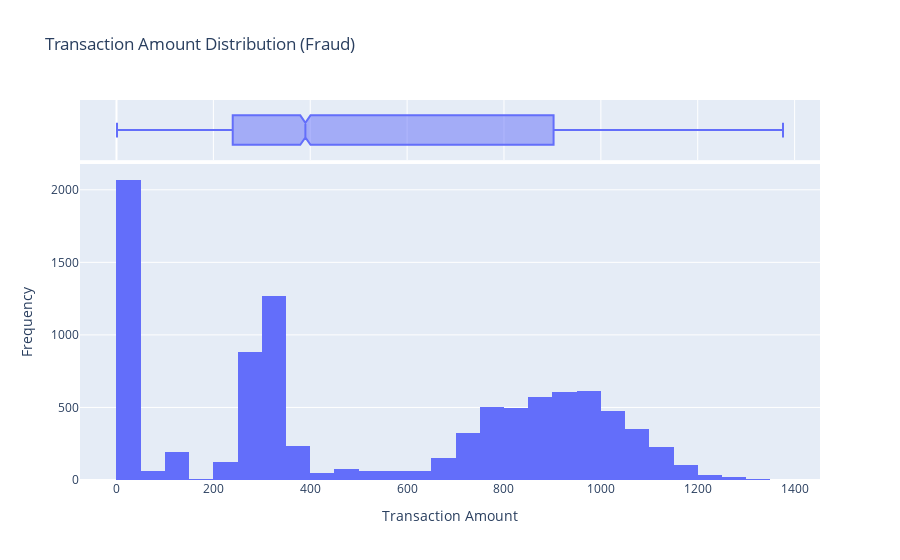

Source (notebook cell):
### Markdown cell above
* **Transaction Patterns**

### Code cell
import plotly.express as px

# Histogram of transaction amounts for fraud transactions
fig1 = px.histogram(fraud_data, x='amt', nbins=50, marginal='box', title="Transaction Amount Distribution (Fraud)")
fig1.update_layout(xaxis_title="Transaction Amount", yaxis_title="Frequency")
fig1.show()

### Figure 1 — Plotly figure (JSON) as saved in the notebook; plotly's stock layout.template omitted (floating-point values rounded to 4 significant figures; data arrays with more than 128 entries replaced by an {"elided": "..."} marker saying what was removed)
{"data": [{"alignmentgroup": "True", "bingroup": "x", "hovertemplate": "amt=%{x}<br>count=%{y}<extra></extra>", "legendgroup": "", "marker": {"color": "#636efa", "pattern": {"shape": ""}}, "name": "", "nbinsx": 50, "offsetgroup": "", "orientation": "v", "showlegend": false, "type": "histogram", "x": {"elided": "9651 float values"}, "xaxis": "x", "yaxis": "y"}, {"alignmentgroup": "True", "hovertemplate": "amt=%{x}<extra></extra>", "legendgroup": "", "marker": {"color": "#636efa"}, "name": "", "notched": true, "offsetgroup": "", "showlegend": false, "type": "box", "x": {"elided": "9651 float values"}, "xaxis": "x2", "yaxis": "y2"}], "layout": {"barmode": "relative", "legend": {"tracegroupgap": 0}, "title": {"text": "Transaction Amount Distribution (Fraud)"}, "xaxis": {"anchor": "y", "domain": [0, 1], "title": {"text": "Transaction Amount"}}, "xaxis2": {"anchor": "y2", "domain": [0, 1], "matches": "x", "showgrid": true, "showticklabels": false}, "yaxis": {"anchor": "x", "domain": [0, 0.8316], "title": {"text": "Frequency"}}, "yaxis2": {"anchor": "x2", "domain": [0.8416, 1], "matches": "y2", "showgrid": false, "showline": false, "showticklabels": false, "ticks": ""}}}
